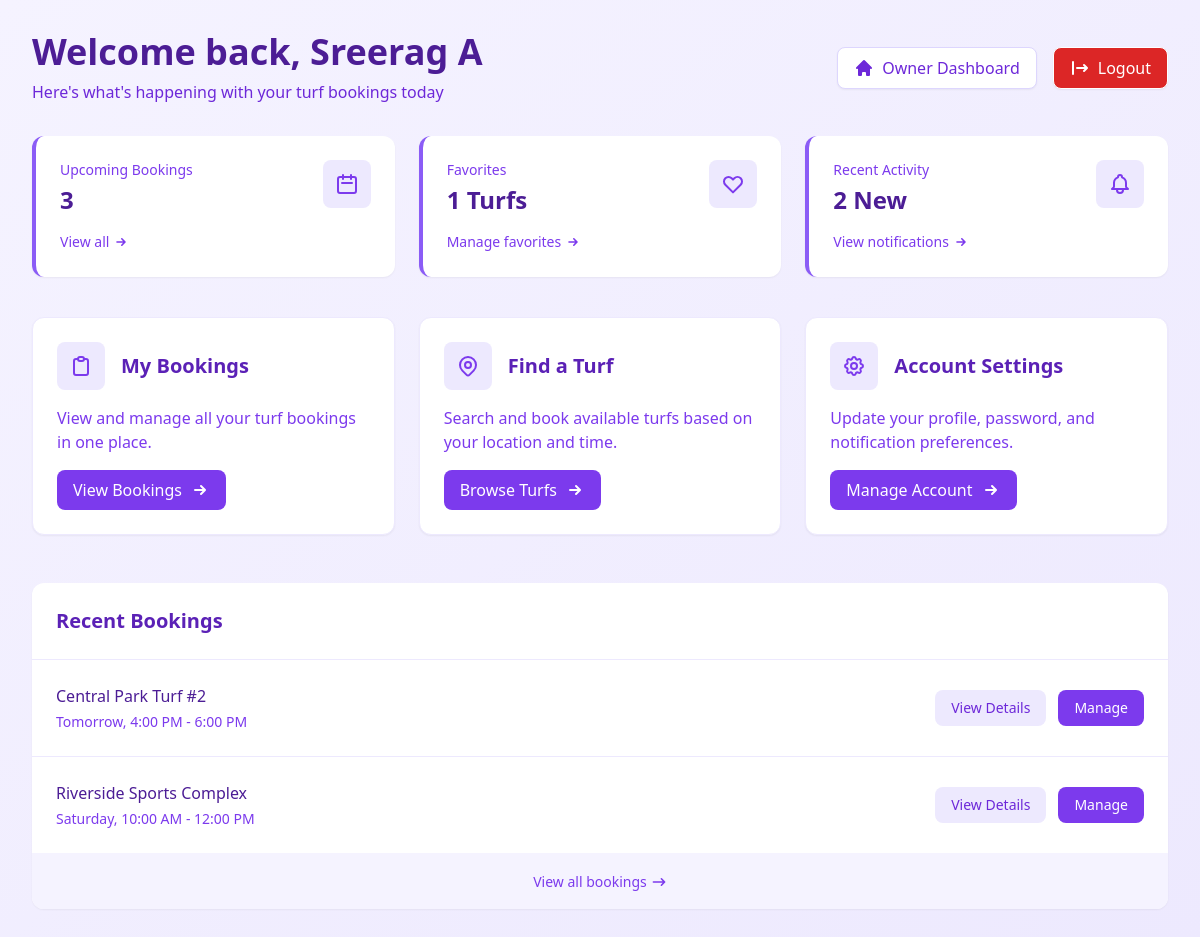
Page /dashboard/ (signed in) on the committed database.
### accounts/models.py (models this page shows, shortened)
class User(AbstractBaseUser, PermissionsMixin):
    ROLE_CHOICES = [
        ('admin', 'Admin'),
        ('user', 'User'),
        ('owner', 'Owner'),
    ]
    fname = models.CharField(max_length=20)
    lname = models.CharField(max_length=20)
    phone = models.CharField(max_length=10, unique=True)
    email = models.EmailField(unique=True)
    is_active = models.BooleanField(default=True)
    is_staff = models.BooleanField(default=False)
    terms_and_conditions = models.BooleanField(default=False)
    created_at = models.DateTimeField(auto_now_add=True)
    role = models.CharField(max_length=10, choices=ROLE_CHOICES, default='user')
    is_blocked =  models.BooleanField(default=False)
    profile_pic = models.ImageField(upload_to='profile/images/', null=True, blank=True)
    objects = UserManager()
    USERNAME_FIELD = 'email'
    REQUIRED_FIELDS = ['phone']

### turf/models.py (models this page shows, shortened)
class Favourite(models.Model):
    user = models.ForeignKey(User, on_delete=models.CASCADE, related_name='favourites')
    turf = models.ForeignKey(Turf, on_delete=models.CASCADE, related_name='favourited_by')
    created_at = models.DateTimeField(auto_now_add=True)
    class Meta:
        unique_together = ('user', 'turf')
        ordering = ['-created_at']

### core/views.py (the view)
# urls.py: path('dashboard/', views.dashboard, name = 'dashboard'),
@login_required(login_url='login')
def dashboard(request):
    return render(request, 'dashboard.html')

### core/templates/dashboard.html (shortened to what this page needs)
{% extends 'base.html' %}
{% block content %}
<div class="min-h-screen bg-gradient-to-br from-violet-50 to-violet-100 p-4 md:p-8">
  <div class="max-w-7xl mx-auto">
    <div class="flex flex-col md:flex-row justify-between items-start md:items-center mb-8">
      <div>
        <h1 class="text-3xl md:text-4xl font-bold text-violet-900">Welcome back, {{ request.user.fname }} {{ request.user.lname }}</h1>
        <p class="text-violet-700 mt-2">Here's what's happening with your turf bookings today</p>
      </div>
      <div class="flex items-center gap-4">
        {% if request.user.role == 'owner' %}
      <div class="mt-4 md:mt-0 flex space-x-3">
        <a href="{% url 'owner_dashboard' %}" class="px-4 py-2 bg-white border border-violet-200 text-violet-700 font-medium rounded-lg hover:bg-violet-50 transition duration-200 flex items-center shadow-sm">
          Owner Dashboard
        </a>
      </div>
      {% endif %}
      <div class="mt-4 md:mt-0 flex space-x-3 ">
        <a href="{% url 'logout' %}" class="px-4 py-2 bg-red-600 border border-white text-white font-medium rounded-lg hover:bg-red-700 transition duration-200 flex items-center shadow-sm">
          Logout
        </a>
      </div>
      </div>
    </div>
    <div class="grid grid-cols-1 md:grid-cols-3 gap-6 mb-10">
      <div class="bg-white p-6 rounded-xl shadow-sm border-l-4 border-violet-500 hover:shadow-md transition duration-300">
        <div class="flex justify-between items-start">
          <div>
            <p class="text-sm font-medium text-violet-600">Upcoming Bookings</p>
            <h3 class="text-2xl font-bold text-violet-900 mt-1">3</h3>
          </div>
          <div class="p-3 bg-violet-100 rounded-lg">
            <svg xmlns="http://www.w3.org/2000/svg" class="h-6 w-6 text-violet-600" fill="none" viewBox="0 0 24 24" stroke="currentColor">
              <path stroke-linecap="round" stroke-linejoin="round" stroke-width="2" d="M8 7V3m8 4V3m-9 8h10M5 21h14a2 2 0 002-2V7a2 2 0 00-2-2H5a2 2 0 00-2 2v12a2 2 0 002 2z" />
            </svg>
          </div>
        </div>
        <a href="#" class="mt-4 inline-flex items-center text-sm font-medium text-violet-600 hover:text-violet-800 transition duration-150">
          View all
          <svg xmlns="http://www.w3.org/2000/svg" class="h-4 w-4 ml-1" viewBox="0 0 20 20" fill="currentColor">
            <path fill-rule="evenodd" d="M10.293 5.293a1 1 0 011.414 0l4 4a1 1 0 010 1.414l-4 4a1 1 0 01-1.414-1.414L12.586 11H5a1 1 0 110-2h7.586l-2.293-2.293a1 1 0 010-1.414z" clip-rule="evenodd" />
          </svg>
        </a>
      </div>
      <div class="bg-white p-6 rounded-xl shadow-sm border-l-4 border-violet-500 hover:shadow-md transition duration-300">
        <div class="flex justify-between items-start">
          <div>
            <p class="text-sm font-medium text-violet-600">Favorites</p>
            <h3 class="text-2xl font-bold text-violet-900 mt-1">{{ request.user.favourites.all|length}} Turfs</h3>
          </div>
          <div class="p-3 bg-violet-100 rounded-lg">
          </div>
        </div>
        <a href="#" class="mt-4 inline-flex items-center text-sm font-medium text-violet-600 hover:text-violet-800 transition duration-150">
          Manage favorites
          <svg xmlns="http://www.w3.org/2000/svg" class="h-4 w-4 ml-1" viewBox="0 0 20 20" fill="currentColor">
            <path fill-rule="evenodd" d="M10.293 5.293a1 1 0 011.414 0l4 4a1 1 0 010 1.414l-4 4a1 1 0 01-1.414-1.414L12.586 11H5a1 1 0 110-2h7.586l-2.293-2.293a1 1 0 010-1.414z" clip-rule="evenodd" />
          </svg>
        </a>
      </div>
      <div class="bg-white p-6 rounded-xl shadow-sm border-l-4 border-violet-500 hover:shadow-md transition duration-300">
        <div class="flex justify-between items-start">
          <div>
            <p class="text-sm font-medium text-violet-600">Recent Activity</p>
            <h3 class="text-2xl font-bold text-violet-900 mt-1">2 New</h3>
          </div>
          <div class="p-3 bg-violet-100 rounded-lg">
          </div>
        </div>
        <a href="#" class="mt-4 inline-flex items-center text-sm font-medium text-violet-600 hover:text-violet-800 transition duration-150">
          View notifications
          <svg xmlns="http://www.w3.org/2000/svg" class="h-4 w-4 ml-1" viewBox="0 0 20 20" fill="currentColor">
            <path fill-rule="evenodd" d="M10.293 5.293a1 1 0 011.414 0l4 4a1 1 0 010 1.414l-4 4a1 1 0 01-1.414-1.414L12.586 11H5a1 1 0 110-2h7.586l-2.293-2.293a1 1 0 010-1.414z" clip-rule="evenodd" />
          </svg>
        </a>
      </div>
    </div>
    <div class="grid grid-cols-1 md:grid-cols-2 lg:grid-cols-3 gap-6">
      <div class="bg-white p-6 rounded-xl shadow-sm hover:shadow-md transition duration-300 group border border-violet-100">
        <div class="flex items-center mb-4">
          <div class="p-3 bg-violet-100 rounded-lg mr-4 group-hover:bg-violet-200 transition duration-300">
          </div>
          <h2 class="text-xl font-semibold text-violet-800">My Bookings</h2>
        </div>
        <p class="text-violet-600 mb-4">View and manage all your turf bookings in one place.</p>
        <a href="#" class="inline-flex items-center px-4 py-2 bg-violet-600 text-white font-medium rounded-lg hover:bg-violet-700 transition duration-300">
          View Bookings
          <svg xmlns="http://www.w3.org/2000/svg" class="h-5 w-5 ml-2" viewBox="0 0 20 20" fill="currentColor">
            <path fill-rule="evenodd" d="M10.293 5.293a1 1 0 011.414 0l4 4a1 1 0 010 1.414l-4 4a1 1 0 01-1.414-1.414L12.586 11H5a1 1 0 110-2h7.586l-2.293-2.293a1 1 0 010-1.414z" clip-rule="evenodd" />
          </svg>
        </a>
      </div>
      <div class="bg-white p-6 rounded-xl shadow-sm hover:shadow-md transition duration-300 group border border-violet-100">
        <div class="flex items-center mb-4">
          <div class="p-3 bg-violet-100 rounded-lg mr-4 group-hover:bg-violet-200 transition duration-300">
          </div>
          <h2 class="text-xl font-semibold text-violet-800">Find a Turf</h2>
        </div>
        <p class="text-violet-600 mb-4">Search and book available turfs based on your location and time.</p>
        <a href="{% url 'find_turf' %}" class="inline-flex items-center px-4 py-2 bg-violet-600 text-white font-medium rounded-lg hover:bg-violet-700 transition duration-300">
          Browse Turfs
          <svg xmlns="http://www.w3.org/2000/svg" class="h-5 w-5 ml-2" viewBox="0 0 20 20" fill="currentColor">
            <path fill-rule="evenodd" d="M10.293 5.293a1 1 0 011.414 0l4 4a1 1 0 010 1.414l-4 4a1 1 0 01-1.414-1.414L12.586 11H5a1 1 0 110-2h7.586l-2.293-2.293a1 1 0 010-1.414z" clip-rule="evenodd" />
          </svg>
        </a>
      </div>
      <div class="bg-white p-6 rounded-xl shadow-sm hover:shadow-md transition duration-300 group border border-violet-100">
        <div class="flex items-center mb-4">
          <div class="p-3 bg-violet-100 rounded-lg mr-4 group-hover:bg-violet-200 transition duration-300">
          </div>
          <h2 class="text-xl font-semibold text-violet-800">Account Settings</h2>
        </div>
        <p class="text-violet-600 mb-4">Update your profile, password, and notification preferences.</p>
        <a href="{% url 'settings' %}" class="inline-flex items-center px-4 py-2 bg-violet-600 text-white font-medium rounded-lg hover:bg-violet-700 transition duration-300">
          Manage Account
          <svg xmlns="http://www.w3.org/2000/svg" class="h-5 w-5 ml-2" viewBox="0 0 20 20" fill="currentColor">
            <path fill-rule="evenodd" d="M10.293 5.293a1 1 0 011.414 0l4 4a1 1 0 010 1.414l-4 4a1 1 0 01-1.414-1.414L12.586 11H5a1 1 0 110-2h7.586l-2.293-2.293a1 1 0 010-1.414z" clip-rule="evenodd" />
          </svg>
        </a>
      </div>
    </div>
    <div class="mt-12 bg-white rounded-xl shadow-sm overflow-hidden">
      <div class="p-6 border-b border-violet-100">
        <h2 class="text-xl font-semibold text-violet-800">Recent Bookings</h2>
      </div>
      <div class="divide-y divide-violet-100">
        <div class="p-6 hover:bg-violet-50 transition duration-200">
          <div class="flex flex-col md:flex-row md:items-center md:justify-between">
            <div class="mb-4 md:mb-0">
              <h3 class="font-medium text-violet-900">Central Park Turf #2</h3>
              <p class="text-sm text-violet-600 mt-1">Tomorrow, 4:00 PM - 6:00 PM</p>
            </div>
            <div class="flex space-x-3">
              <a href="#" class="px-4 py-2 text-sm font-medium text-violet-700 bg-violet-100 rounded-lg hover:bg-violet-200 transition duration-200">
                View Details
              </a>
              <a href="#" class="px-4 py-2 text-sm font-medium text-white bg-violet-600 rounded-lg hover:bg-violet-700 transition duration-200">
                Manage
              </a>
            </div>
          </div>
        </div>
        <div class="p-6 hover:bg-violet-50 transition duration-200">
          <div class="flex flex-col md:flex-row md:items-center md:justify-between">
            <div class="mb-4 md:mb-0">
              <h3 class="font-medium text-violet-900">Riverside Sports Complex</h3>
              <p class="text-sm text-violet-600 mt-1">Saturday, 10:00 AM - 12:00 PM</p>
            </div>
            <div class="flex space-x-3">
              <a href="#" class="px-4 py-2 text-sm font-medium text-violet-700 bg-violet-100 rounded-lg hover:bg-violet-200 transition duration-200">
                View Details
              </a>
              <a href="#" class="px-4 py-2 text-sm font-medium text-white bg-violet-600 rounded-lg hover:bg-violet-700 transition duration-200">
                Manage
              </a>
            </div>
          </div>
        </div>
      </div>
      <div class="p-4 bg-violet-50 text-center">
        <a href="#" class="text-sm font-medium text-violet-600 hover:text-violet-800 transition duration-150 inline-flex items-center">
          View all bookings
          <svg xmlns="http://www.w3.org/2000/svg" class="h-4 w-4 ml-1" viewBox="0 0 20 20" fill="currentColor">
            <path fill-rule="evenodd" d="M12.293 5.293a1 1 0 011.414 0l4 4a1 1 0 010 1.414l-4 4a1 1 0 01-1.414-1.414L14.586 11H3a1 1 0 110-2h11.586l-2.293-2.293a1 1 0 010-1.414z" clip-rule="evenodd" />
          </svg>
        </a>
      </div>
    </div>
  </div>
</div>
{% endblock %}

### rows in the picture
User: user.fname "Sreerag", user.lname "A", user.favourites.all|length "1"
